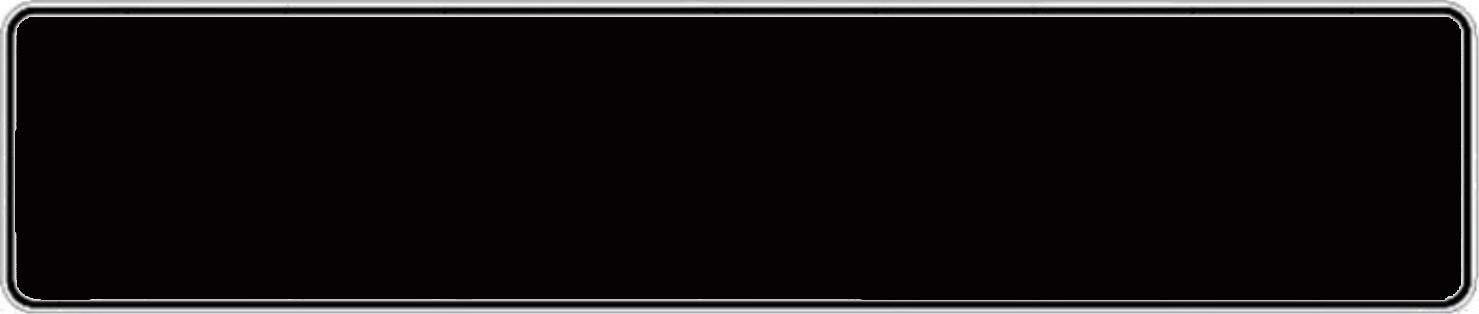
#> input picture plate.jpg, 1479 x 314 px
$ python -i Generator_perspective.py   (imports and definitions only)
#> lines starting #> are read from the running program, lines starting #| are printed output that depends on the picture
import os, random
import cv2, argparse
import numpy as np


# [1 line that did not run here, left out]


def image_augmentation(img, type2=False):
    # perspective
#> called with type2 = False
    w, h, _ = img.shape
#> w = 314; h = 1479
    pts1 = np.float32([[0, 0], [0, w], [h, 0], [h, w]])
    # 좌표의 이동점
    begin, end = 30, 90
    pts2 = np.float32([[random.randint(begin, end), random.randint(begin, end)],
                       [random.randint(begin, end), w - random.randint(begin, end)],
                       [h - random.randint(begin, end), random.randint(begin, end)],
                       [h - random.randint(begin, end), w - random.randint(begin, end)]])
    M = cv2.getPerspectiveTransform(pts1, pts2)

    img = cv2.warpPerspective(img, M, (h, w))
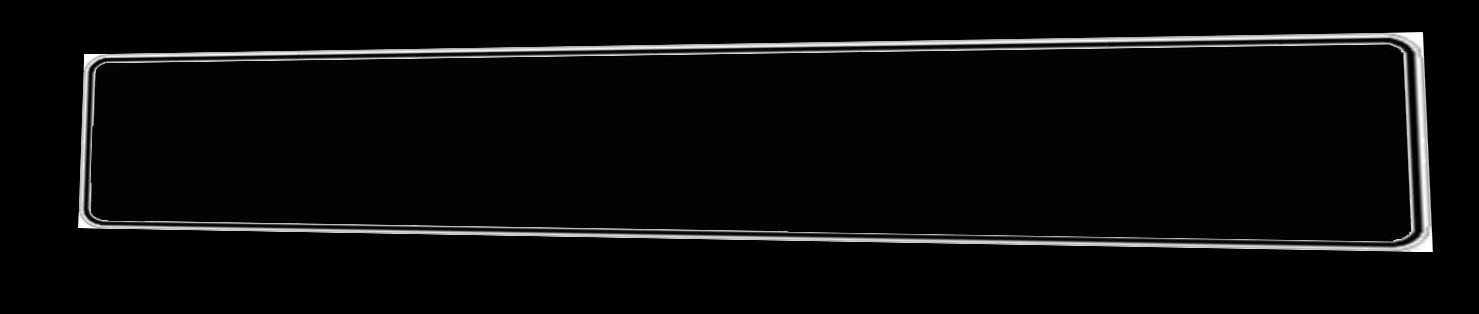
#> img: shape (314, 1479, 3); mean of channels 0, 1, 2 11.1, 10.1, 10.6; drawn as B, G, R

    # Brightness
    img = cv2.cvtColor(img, cv2.COLOR_RGB2HSV)
#> img: shape (314, 1479, 3); mean H, S, V 85.4, 64.1, 11.1
    img = np.array(img, dtype=np.float64)
#> img: shape (314, 1479, 3) float64; mean H, S, V 85.4, 64.1, 11.1
    random_bright = .4 + np.random.uniform()
    img[:, :, 2] = img[:, :, 2] * random_bright
#> img: shape (314, 1479, 3) float64; mean H, S, V 85.4, 64.1, 10.6
    img[:, :, 2][img[:, :, 2] > 255] = 255
    img = np.array(img, dtype=np.uint8)
#> img: shape (314, 1479, 3); mean H, S, V 85.4, 64.1, 10.1
    img = cv2.cvtColor(img, cv2.COLOR_HSV2RGB)

    # Blur
    blur_value = random.randint(0,4) * 2 + 1
    img = cv2.blur(img,(blur_value, blur_value))
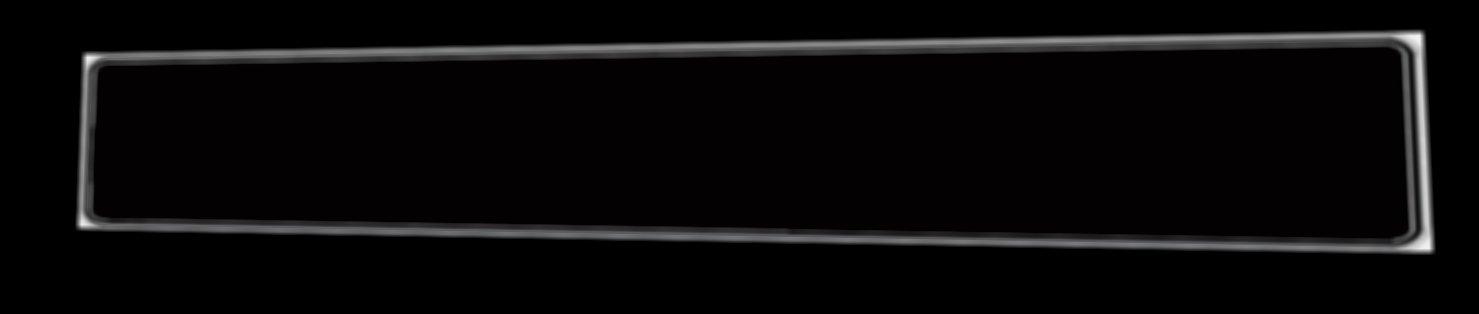
#> img: shape (314, 1479, 3); mean R, G, B 10.1, 9.1, 9.6
    if type2:
        return img[130:280, 180:600, :]
    return img[130:280, 120:660, :]
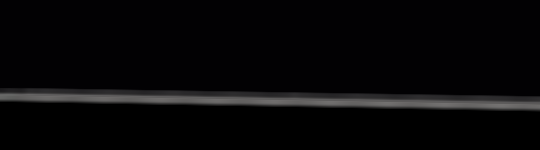
#> returned value: shape (150, 540, 3); mean of channels 0, 1, 2 8.5, 7.3, 8; drawn as B, G, R


class ImageGenerator:
    # [115 lines left out: functions __init__, Type_1, not called in this run]


parser = argparse.ArgumentParser()
# [7 lines not run here, left out]


# [1 line that did not run here, left out]
# [1 line that did not run here, left out]

# [1 line that did not run here, left out]
# [1 line that did not run here, left out]
#%%
# [2 lines not run here, left out]


# [8 lines of commented-out code are left out]

>>> import cv2
>>> picture = cv2.cvtColor(cv2.imread('plate.jpg'), cv2.COLOR_BGR2RGB)
>>> result = image_augmentation(picture)
